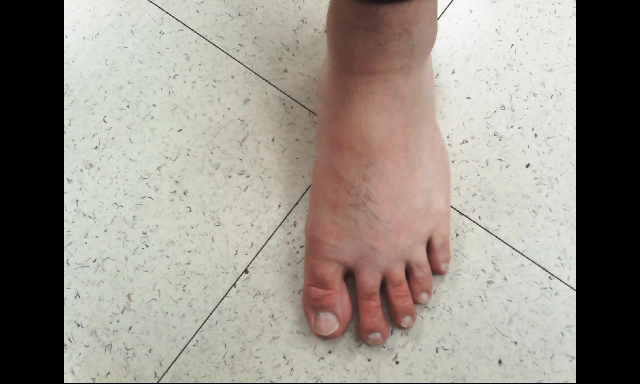
#> input picture foot_detection/image.jpg, 1280 x 768 px, given in place of the camera (shown at 1/2 size)
$ python 'good_fratures_to_track_세로.py'
#> lines starting #> are read from the running program, lines starting #| are printed output that depends on the picture; after the words box and inside, x2 and y2 are one past the last pixel; in counts of white or black regions, pixels touching at a corner belong together
import cv2
import numpy as np

def skin_detector(frame):
    img_HSV = cv2.cvtColor(frame, cv2.COLOR_BGR2HSV)
    HSV_mask = cv2.inRange(img_HSV, (0, 5, 0), (17, 170, 255))
    HSV_mask = cv2.morphologyEx(HSV_mask, cv2.MORPH_OPEN, np.ones((3, 3), np.uint8))

    # ycbcr 피부 영역 추출
    img_YCrCb = cv2.cvtColor(frame, cv2.COLOR_BGR2YCrCb)
    YCrCb_mask = cv2.inRange(img_YCrCb, (0, 135, 85), (255, 180, 135))
    YCrCb_mask = cv2.morphologyEx(YCrCb_mask, cv2.MORPH_OPEN, np.ones((3, 3), np.uint8))

    # and 연산으로 겹치는 것만 추출
    global_mask = cv2.bitwise_and(YCrCb_mask, HSV_mask)
    global_mask = cv2.medianBlur(global_mask, 3)
    global_mask = cv2.morphologyEx(global_mask, cv2.MORPH_OPEN, np.ones((3, 3), np.uint8))

    return global_mask

if __name__ == '__main__':

    cap = cv2.VideoCapture(1,cv2.CAP_DSHOW)
    lower = np.array([0, 48, 80], dtype="uint8")
    upper = np.array([20, 255, 255], dtype="uint8")

    while True:
        _, frame = cap.read()
#> frame is the input picture: shape (768, 1280, 3); mean B, G, R 135.6, 144.6, 150.8
        cv2.rectangle(frame,(120,120),(240,360),(0,0,255),5)
        cv2.rectangle(frame,(400,120),(520,360),(0,0,255),5)
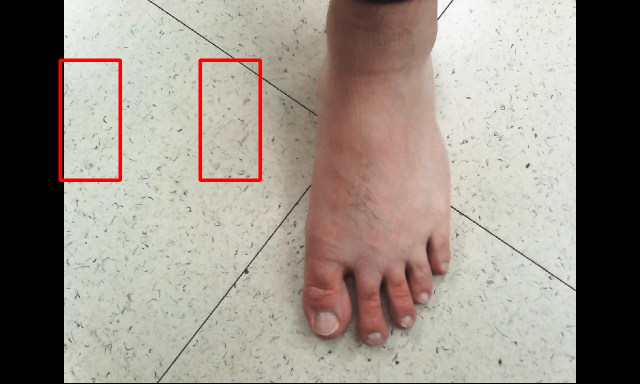
#> frame: shape (768, 1280, 3) (shown at 1/2 size); mean B, G, R 134, 142.9, 151.7
        frame1=frame[120:360,120:240]
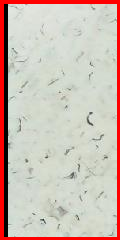
#> frame1: shape (240, 120, 3); mean B, G, R 180, 189.4, 206.2
        frame2=frame[120:360,400:520]
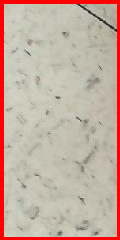
#> frame2: shape (240, 120, 3); mean B, G, R 160.1, 173.8, 197.3

        global_mask_1=skin_detector(frame1)
#> in skin_detector, `img_HSV = cv2.cvtColor(frame, cv2.COLOR_BGR2HSV)`: img_HSV: shape (240, 120, 3); mean H, S, V 42.1, 35.2, 211.3
#> in skin_detector, `HSV_mask = cv2.inRange(img_HSV, (0, 5, 0), (17, 170, 255))`: HSV_mask: shape (240, 120); every value is 0
#> in skin_detector, `img_YCrCb = cv2.cvtColor(frame, cv2.COLOR_BGR2YCrCb)`: img_YCrCb: shape (240, 120, 3); mean of channels 0, 1, 2 193.4, 137.1, 120.5
        global_mask_2=skin_detector(frame2)
#> in skin_detector (call 2), `img_HSV = cv2.cvtColor(frame, cv2.COLOR_BGR2HSV)`: img_HSV: shape (240, 120, 3); mean H, S, V 24.8, 42.8, 197.6
#> in skin_detector (call 2), `HSV_mask = cv2.inRange(img_HSV, (0, 5, 0), (17, 170, 255))`:
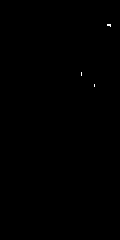
#> HSV_mask: shape (240, 120); 0.06% white in thin lines or dots, all inside (x1, y1, x2, y2) = (81, 24, 111, 87)
#> in skin_detector (call 2), `img_YCrCb = cv2.cvtColor(frame, cv2.COLOR_BGR2YCrCb)`: img_YCrCb: shape (240, 120, 3); mean of channels 0, 1, 2 179.2, 140.9, 117.1

        global_result_1 = cv2.cvtColor(frame1,cv2.COLOR_RGB2GRAY)
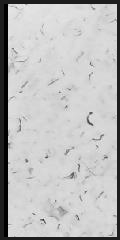
#> global_result_1: shape (240, 120); min 0, max 242, mean 188.4
        global_result_2 = cv2.cvtColor(frame2, cv2.COLOR_RGB2GRAY)
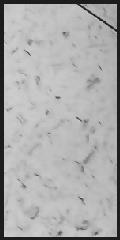
#> global_result_2: shape (240, 120); min 1, max 221, mean 172.5

        global_mask_1 = cv2.bitwise_not(global_mask_1)
#> global_mask_1: shape (240, 120); every value is 255
        global_mask_2 = cv2.bitwise_not(global_mask_2)

        corners_1 = cv2.goodFeaturesToTrack(global_result_1, 1000, 0.01, 5, blockSize=5, useHarrisDetector=True, k=0.03)
#> corners_1 = 24 rows, first 8: [9, 235], [9, 5], [115, 5], [115, 235], [43, 220], [90, 113], [91, 123], [115, 216]
        corners_2 = cv2.goodFeaturesToTrack(global_result_2, 1000, 0.01, 5, blockSize=5, useHarrisDetector=True, k=0.03)
#> corners_2 = 22 rows, first 8: [5, 235], [5, 5], [115, 235], [115, 5], [115, 28], [82, 5], [102, 20], [115, 33]

        for i in corners_1:
            center=tuple(i[0])
            # print(center)
            if global_mask_1[int(center[1])][int(center[0])]==0 and center[1]+120>280:
                cv2.line(frame, (int(center[0]+120),int(center[1])+120),(int(center[0]+120),int(center[1]+120)),(0, 0, 255), 10)
#> this loop made 24 passes
#> center on passes 1 to 12: (9, 235), (9, 5), (115, 5), (115, 235), (43, 220), (90, 113), (91, 123), (115, 216), (9, 143), (26, 160), (46, 156), (72, 173)

        for i in corners_2:
            center=tuple(i[0])
            # print(center)
            if global_mask_2[int(center[1])][int(center[0])]==0 and center[1]+120>280:
                cv2.line(frame, (int(center[0]+400),int(center[1]+120)),(int(center[0]+400),int(center[1]+120)),(0, 0, 255), 10)
#> this loop made 22 passes
#> center on passes 1 to 12: (5, 235), (5, 5), (115, 235), (115, 5), (115, 28), (82, 5), (102, 20), (115, 33), (59, 235), (96, 234), (82, 199), (87, 11)

        cv2.imshow("dst", frame)
        cv2.imshow("global mask 1",global_mask_1)
        cv2.imshow("global mask 2",global_mask_2)

        if cv2.waitKey(1) & 0xFF == ord("q"):
#> (key q is pressed here)
            break
cv2.waitKey(0)
cv2.destroyAllWindows()
